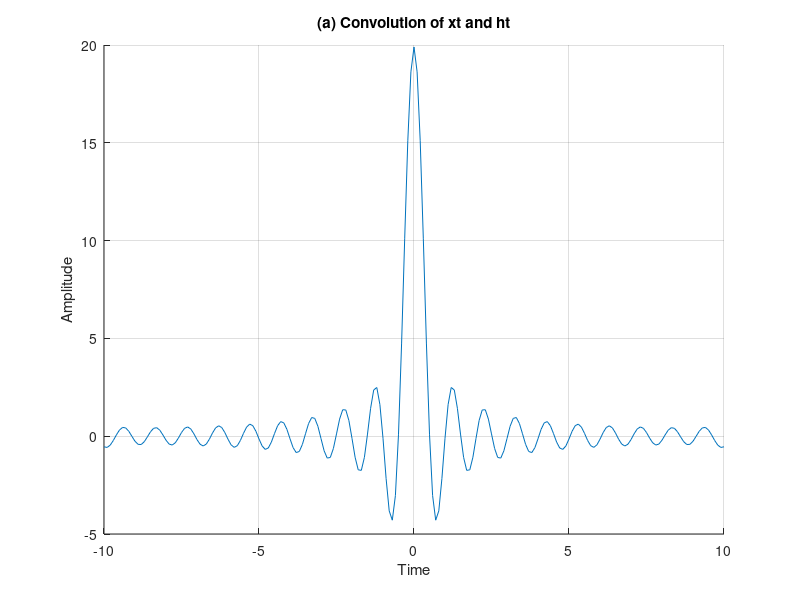
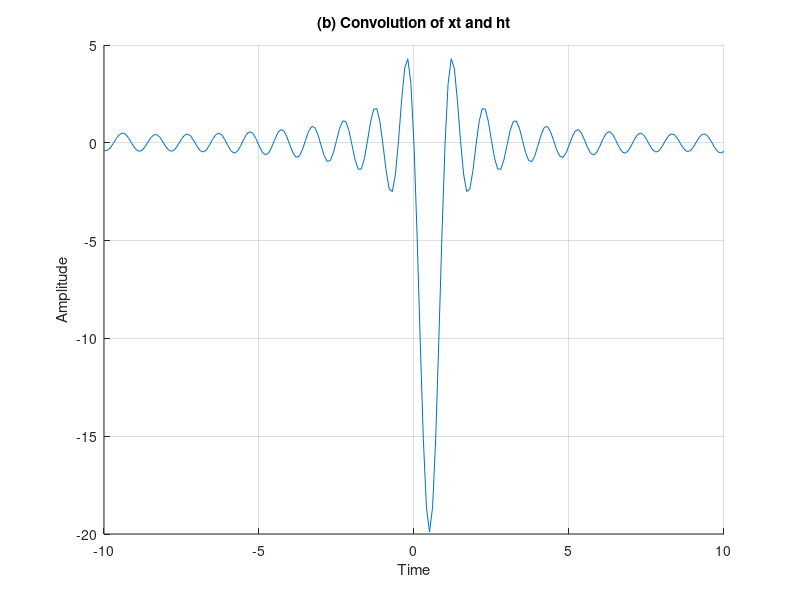
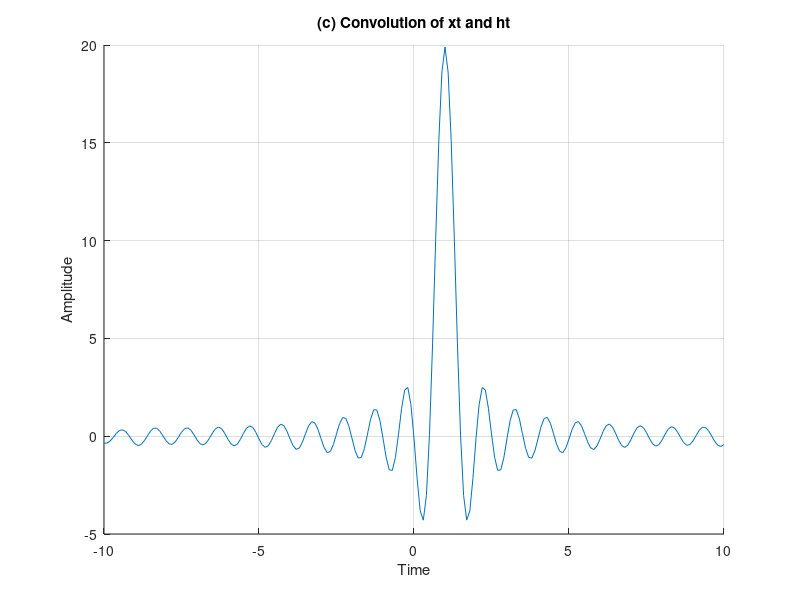

Recreate these plots in MATLAB, in order.
% Clear all existing variables and figures
clear all;

% Define parameters
B = 1;
Ts = 1;  % For (a) Ts = 1; for (b) Ts = 1/4; for (c) Ts = 1/2 (optimal) %%%%CHANGE Ts to obtain 3 different curves
fs = 10;
ts = 1/fs;

% Define time vector
t = -10:ts:10;

% (a) Impulse response with xt = 2*sinc(2*t) and ht = 2*sinc(2*t)
xt_a = 2 * sinc(2 * t);%%%%%%%%%%%%%5
ht_a = 2 * sinc(2 * t);
yt_a = conv(xt_a, ht_a, 'same');

% Plot results for (a)
figure(1)
hold on
plot(t, yt_a)
title('(a) Convolution of xt and ht')
xlabel('Time')
ylabel('Amplitude')
grid on

% (b) Impulse response with xt = -2*sinc(2*t-Ts) and ht = 2*sinc(2*B*t)
xt_b = -2 * sinc(2 * t - Ts); %%%%%%%%%%%
ht_b = 2 * sinc(2 * B * t);
yt_b = conv(xt_b, ht_b, 'same');

% Plot results for (b)
figure(2)
hold on
plot(t, yt_b)
title('(b) Convolution of xt and ht')
xlabel('Time')
ylabel('Amplitude')
grid on

% (c) Impulse response with xt = 2*sinc(2*t-2*Ts) and ht = 2*sinc(2*t)
xt_c = 2 * sinc(2 * t - 2 * Ts); %%%%%%%%%%%%%%%%
ht_c = 2 * sinc(2 * t);
yt_c = conv(xt_c, ht_c, 'same');

% Plot results for (c)
figure(3)
hold on
plot(t, yt_c)
title('(c) Convolution of xt and ht')
xlabel('Time')
ylabel('Amplitude')
grid on
